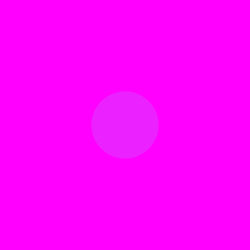
Frame 1 (no input)
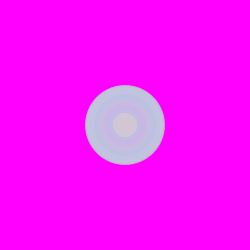
Frame 60 (the mouse pressed at the canvas centre just before this capture)
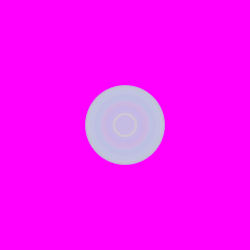
Frame 120 (the mouse held since frame 60 and released just before this capture)

The Processing sketch that drew these frames (run headless with seeded random() and noise(); from frame 60 on, the mouse is pressed at the canvas centre):

// Processing sketch: processing_165670
// ── processing_165670.pde

int counter;

void setup() {  //setup function called initially, only once
  size(250, 250);
  background(255,0,255);  //set background white
  colorMode(HSB);   //set colors to Hue, Saturation, Brightness mode
  counter = 0;
}

void draw() {  //draw function loops 
  counter++;
  noStroke();
  fill(random(255),100,255,50);
  
  if(mousePressed == true) { //add some interaction
    ellipse(mouseX, mouseY, 20, 20);
  }
  else {
    ellipse(width/2, height/2, 80*sin(counter), 80*sin(counter));
  }
}
